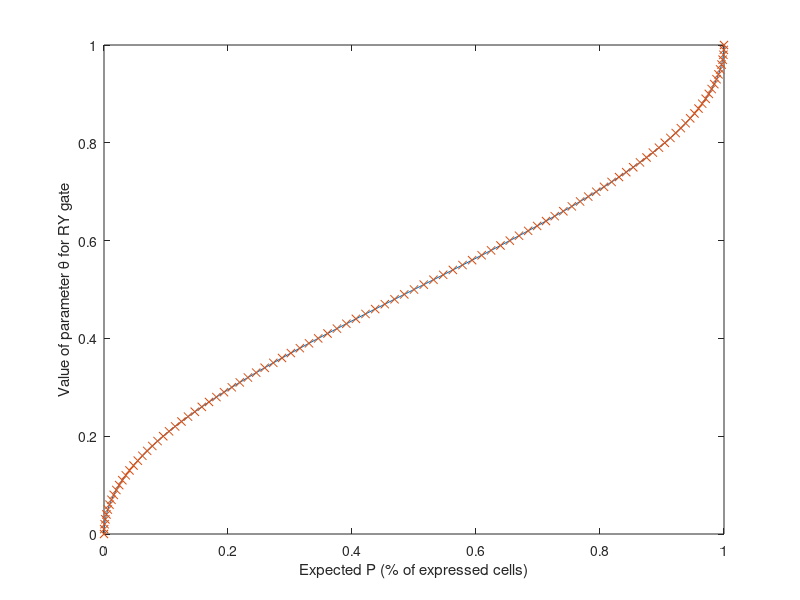

MATLAB code for this plot:
Theta=0:0.01:1;
q=[1 0]';
p=zeros(size(Theta));
for k=1:length(Theta)
    theta=Theta(k)*pi;
    RY=[cos(theta/2) -sin(theta/2); sin(theta/2) cos(theta/2)];    
    f=(RY*q).^2;
    p(k)=f(2);
end

figure;
plot(p,Theta);
hold on
plot(p,asin(sqrt(p))*(2/pi),'x')
%plot(p,4*asin(sqrt(p))/pi)
xlabel('Expected P (% of expressed cells)')
ylabel('Value of parameter \theta for RY gate')
